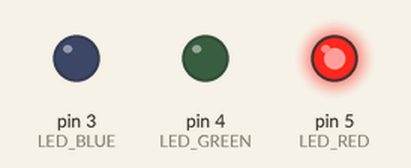
This sketch was run on a simulated Arduino Uno, built with avr-gcc and run on an emulated ATmega328P. Shown: output pins drawn as LEDs (lit = HIGH).

Above: at 0.12 s.
At 0.62 s:
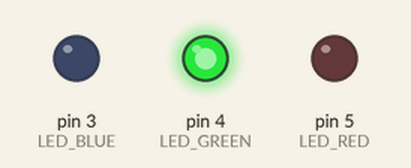
At 1.12 s:
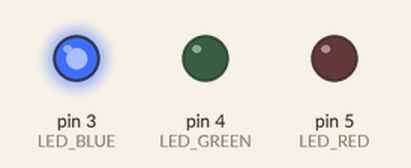
At 2.87 s:
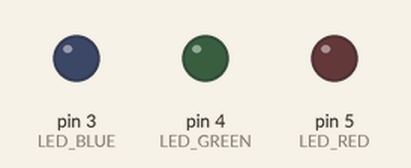
Timing chart, 0 to 3.5 s (numbered marks = the images above):
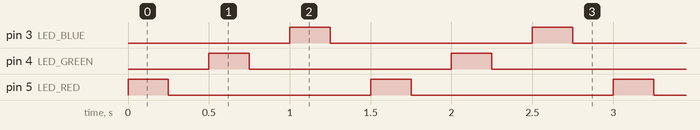

The sketch:

01-blink.ino
```cpp
int LED_RED = 5;
int LED_GREEN = 4;
int LED_BLUE = 3;

void setup() {
  pinMode(LED_RED, OUTPUT);
  pinMode(LED_GREEN, OUTPUT);
  pinMode(LED_BLUE, OUTPUT);
}

void blink(int led, int delayMs = 250) {
  digitalWrite(led, HIGH);
  delay(delayMs);
  digitalWrite(led, LOW);
  delay(delayMs);
}

void loop() {
  blink(LED_RED);
  blink(LED_GREEN);
  blink(LED_BLUE);
}
```

Measured:
- by itself, pin 3 (LED_BLUE), pin 4 (LED_GREEN), pin 5 (LED_RED): alternates HIGH for 0.25 s and LOW for 1.3 s
- by itself, everything shown: repeats every 1.5 s, in 6 steps
